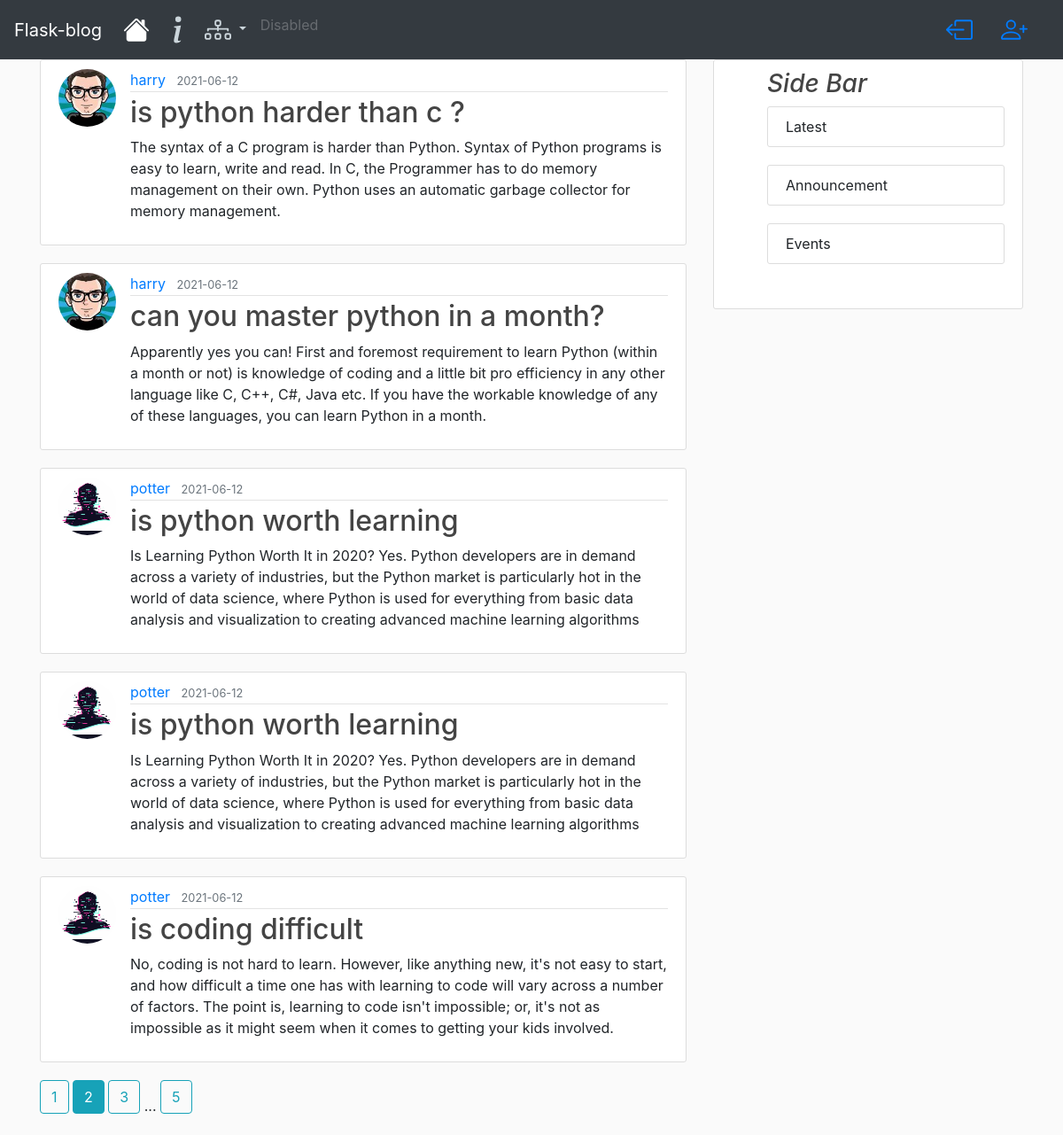
The page /home?page=2 on the database its author committed.
### flask_blog/models.py (models this page shows, shortened)
class Post(db.Model):
    id = db.Column(db.Integer, primary_key=True)
    title = db.Column(db.String(100), nullable=False)
    date_posted = db.Column(db.DateTime, nullable=False, default=datetime.utcnow)
    content = db.Column(db.Text, nullable=False)
    user_id = db.Column(db.Integer, db.ForeignKey('user.id'), nullable=False)

class User(db.Model, UserMixin):
    id = db.Column(db.Integer, primary_key=True)
    username = db.Column(db.String(20), unique=True, nullable=False)
    email = db.Column(db.String(120), unique=True, nullable=False)
    image_file = db.Column(db.String(20), nullable=False, default='default.png')
    password = db.Column(db.String(60), nullable=False)
    posts = db.relationship('Post', backref='author', lazy=False)

### flask_blog/main/routes.py (the view)
@main.route('/')
@main.route('/home')
def home():
    page = request.args.get('page', 1, type=int)
    posts = Post.query.order_by(Post.date_posted.desc())\
        .paginate(page=page, per_page=5)
    return render_template('home.html', posts=posts)

### flask_blog/templates/home.html
{% extends 'layout.html' %}
{% block content %}
	{% for post in posts.items %}
		<article class="media content-section">
			<img class="rounded-circle article-img" src="{{ url_for('static', filename='profile_pics/'+ post.author.image_file) }}">
			<div class="media-body">
				<div class="article-metadata">
					<a href="{{ url_for('users.account', username=post.author.username) }}" class="mr-2">{{post.author.username}}</a>
					<small class='text-muted'>{{post.date_posted.strftime('%Y-%m-%d')}}</small>
				</div>
				<h2><a class="article-title" href="{{ url_for('posts.post', post_id=post.id) }}">{{post.title}}</a></h2>
				<p class="article-content">{{post.content}}</p>
			</div>
		</article>
	{% endfor %}
	{% for page_num in posts.iter_pages(left_edge=1, right_edge=1, left_current=1, right_current=2) %}
		{% if page_num %}
			{% if posts.page == page_num %}
				<a class="btn btn-info mb-4" href="{{url_for('main.home', page=page_num)}}">{{ page_num }}</a>
			{% else %}
				<a class="btn btn-outline-info mb-4" href="{{url_for('main.home', page=page_num)}}">{{ page_num }}</a>
			{% endif %}
		{% else %}
			...
		{% endif %}
	{% endfor %}
{% endblock content %}

### flask_blog/static/main.css (style rules this page uses)
body { background: #fafafa;, color: #333333; margin-top: 5 rem; }
h1,h2,h3,h4,h5,h6 { color: #444444; }
.content-section { background: #ffffff; padding: 10px 20px; border: 1px solid #dddddd; border-radius: 3px; margin-bottom: 20px; }
.article-title { color: #444444; }
.article-content { white-space: pre-line; }
.article-img { height: 65px; width: 65px; margin-right: 16px; }
.article-metadata { padding-bottom: 1px; margin-bottom: 4px; border-bottom: 1px solid #e3e3e3; }

### rows shown on the page
Post: image_file (picture), author.username "harry", date_posted "2021-06-12", title "is python harder than c ?", content "The syntax of a C program is harder than Python. Syntax of Python programs is easy to learn, write and read. In C, the Programmer has to do memory management on their own. Python uses an automatic garbage collector for memory management."
Post: image_file (picture), author.username "harry", date_posted "2021-06-12", title "can you master python in a month?", content "Apparently yes you can! First and foremost requirement to learn Python (within a month or not) is knowledge of coding and a little bit pro efficiency in any other language like C, C++, C#, Java etc. If you have the workable knowledge of any of these languages, you can learn Python in a month."
Post: image_file (placeholder picture), author.username "potter", date_posted "2021-06-12", title "is python worth learning", content "Is Learning Python Worth It in 2020? Yes. Python developers are in demand across a variety of industries, but the Python market is particularly hot in the world of data science, where Python is used for everything from basic data analysis and visualization to creating advanced machine learning algorithms"
Post: image_file (placeholder picture), author.username "potter", date_posted "2021-06-12", title "is python worth learning", content "Is Learning Python Worth It in 2020? Yes. Python developers are in demand across a variety of industries, but the Python market is particularly hot in the world of data science, where Python is used for everything from basic data analysis and visualization to creating advanced machine learning algorithms"
Post: image_file (placeholder picture), author.username "potter", date_posted "2021-06-12", title "is coding difficult", content "No, coding is not hard to learn. However, like anything new, it's not easy to start, and how difficult a time one has with learning to code will vary across a number of factors. The point is, learning to code isn't impossible; or, it's not as impossible as it might seem when it comes to getting your kids involved."

### other values the page prints
{{ page_num }} "1" "3" "5"
{{ page_num }} "2"
